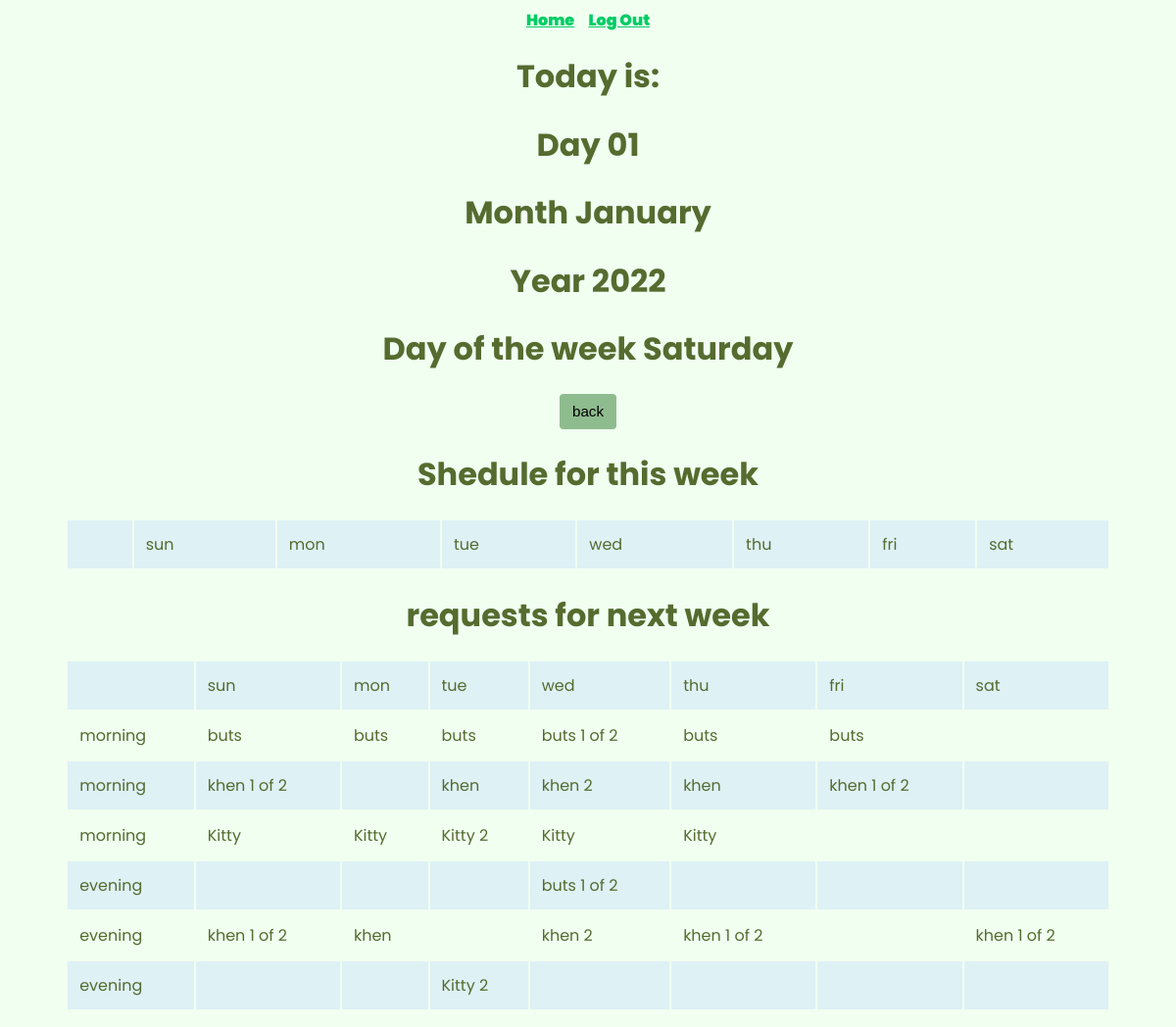
Page / (signed in) on the committed database.
### tables this page shows
CREATE TABLE 'myshifts' ('id' integer PRIMARY KEY NOT NULL, 'employee' integer, 'sun' text, 'mon' text, 'tue' text, 'wed' text, 'thu' text, 'fri' text, 'sat' text, 'exp' text, 'date'  date DEFAULT CURRENT_DATE  );

CREATE TABLE "employees" ('id' integer PRIMARY KEY AUTOINCREMENT NOT NULL, 'name' , 'phone' , 'position' , 'hash' );

### app.py (the view)
@app.route("/", methods=["GET","POST"])
def index():
    if not session:
            return render_template("block.html")
    else:
        if request.method == "POST":
            lock = db.execute("SELECT position FROM employees WHERE id = ?", session["session_id"])
            if lock[0]["position"] == "manager":
                return redirect("/manager_table")
            else:
                return redirect("/worker_table")
        else:
            to_day = datetime.datetime.now()
            bw_day = to_day.strftime("%A")
            sw_day = to_day.strftime("%a")
            nw_day = to_day.strftime("%w")
            day = to_day.strftime("%d")
            month = to_day.strftime("%B")
            year = to_day.strftime("%Y")
            result_mrows = db.execute("SELECT * FROM mschedule ORDER BY id ASC")
            if len(result_mrows) != 1:
                db.execute("DELETE FROM mschedule ")
            result_erows =db.execute("SELECT * FROM eschedule ORDER BY id ASC")
            if len(result_mrows) != 1:
                db.execute("DELETE FROM eschedule ")
            request_rows = db.execute("SELECT  myshifts.sun AS sun, myshifts.mon AS mon, myshifts.tue AS tue, myshifts.wed AS wed, myshifts.thu AS thu, myshifts.fri AS fri, myshifts.sat AS sat, myshifts.exp AS exp, employees.name AS name FROM myshifts INNER JOIN employees ON myshifts.employee = employees.id ")
            return render_template("index.html",  bw_day = bw_day, day = day, month = month, year = year, request_rows = request_rows, result_mrows = result_mrows, result_erows = result_erows)

### templates/index.html (shortened to what this page needs)
{% extends "layout.html" %}
{% block main %}
<H1>Today is: </h1>
<H1>Day {{ day }}</h1>
<H1>Month {{ month }}</h1>
<H1>Year {{ year }}</h1>
<H1>Day of the week {{ bw_day}}</h1>
        <form action="/" method="post">
                <button type="submitt">back</button>
        </form>
        <H1>Shedule for this week<h1>
        <div class="table">
        <table>
                <tr>
                  <td></td><td>sun</td><td>mon</td><td>tue</td><td>wed</td><td>thu</td><td>fri</td><td>sat</td>
                </tr>
        </table>
        </div>
        <H1>requests for next week</h1>
         <div class="table">
        <table>
                <tr>
                  <td></td><td>sun</td><td>mon</td><td>tue</td><td>wed</td><td>thu</td><td>fri</td><td>sat</td>
                </tr>
                {% for row in request_rows %}
                  {% if row["sun"] == "morning" %} {% set msun = row["name"]%}
                  {% elif row["sun"] == "one of two" %} {% set msun = row["name"] + " 1 of 2"%}
                  {% elif row["sun"] == "two of two" %} {% set msun = row["name"] + " 2"%}
                  {% endif%}
                  {% if row["mon"] == "morning" %} {% set mmon = row["name"]%}
                  {% elif row["mon"] == "one of two" %} {% set mmon = row["name"] + " 1 of 2"%}
                  {% elif row["mon"] == "two of two" %} {% set mmon = row["name"] + " 2"%}
                  {% endif%}
                  {% if row["tue"] == "morning" %} {% set mtue = row["name"]%}
                  {% elif row["tue"] == "one of two" %} {% set mtue = row["name"] + " 1 of 2"%}
                  {% elif row["tue"] == "two of two" %} {% set mtue = row["name"] + " 2"%}
                  {% endif%}
                  {% if row["wed"] == "morning" %} {% set mwed = row["name"]%}
                  {% elif row["wed"] == "one of two" %} {% set mwed = row["name"] + " 1 of 2"%}
                  {% elif row["wed"] == "two of two" %} {% set mwed = row["name"] + " 2"%}
                  {% endif%}
                  {% if row["thu"] == "morning" %} {% set mthu = row["name"]%}
                  {% elif row["thu"] == "one of two" %} {% set mthu = row["name"] + " 1 of 2"%}
                  {% elif row["thu"] == "two of two" %} {% set mthu = row["name"] + " 2"%}
                  {% endif%}
                  {% if row["fri"] == "morning" %} {% set mthu = row["name"]%}
                  {% elif row["fri"] == "one of two" %} {% set mmon = row["name"] + " 1 of 2"%}
                  {% elif row["fri"] == "two of two" %} {% set mmon = row["name"] + " 2"%}
                  {% endif%}
                  {% if row["sat"] == "morning" %} {% set mfri = row["name"]%}
                  {% elif row["sat"] == "one of two" %} {% set mfri = row["name"] + " 1 of 2"%}
                  {% elif row["sat"] == "two of two" %} {% set mfri = row["name"] + " 2"%}
                  {% endif%}
                  <tr>
                    <td>morning</td><td>{{ msun }}</td><td>{{ mmon}}</td><td>{{mtue}}</td><td>{{mwed}}</td><td>{{mthu}}</td><td>{{mfri}}</td><td>{{msat}}</td>
                  </tr>
                  {% endfor %}
                {% for row in request_rows %}
                  {% if row["sun"] == "evening" %} {% set esun = row["name"]%}
                  {% elif row["sun"] == "one of two" %} {% set esun = row["name"] + " 1 of 2"%}
                  {% elif row["sun"] == "two of two" %} {% set esun = row["name"] + " 2"%}
                  {% endif%}
                  {% if row["mon"] == "evening" %} {% set emon = row["name"]%}
                  {% elif row["mon"] == "one of two" %} {% set emon = row["name"] + " 1 of 2"%}
                  {% elif row["mon"] == "two of two" %} {% set emon = row["name"] + " 2"%}
                  {% endif%}
                  {% if row["tue"] == "evening" %} {% set etue = row["name"]%}
                  {% elif row["tue"] == "one of two" %} {% set etue = row["name"] + " 1 of 2"%}
                  {% elif row["tue"] == "two of two" %} {% set etue = row["name"] + " 2"%}
                  {% endif%}
                  {% if row["wed"] == "evening" %} {% set ewed = row["name"]%}
                  {% elif row["wed"] == "one of two" %} {% set ewed = row["name"] + " 1 of 2"%}
                  {% elif row["wed"] == "two of two" %} {% set ewed = row["name"] + " 2"%}
                  {% endif%}
                  {% if row["thu"] == "evening" %} {% set ethu = row["name"]%}
                  {% elif row["thu"] == "one of two" %} {% set ethu = row["name"] + " 1 of 2"%}
                  {% elif row["thu"] == "two of two" %} {% set ethu = row["name"] + " 2"%}
                  {% endif%}
                  {% if row["fri"] == "evening" %} {% set efri = row["name"]%}
                  {% elif row["fri"] == "one of two" %} {% set efri = row["name"] + " 1 of 2"%}
                  {% elif row["fri"] == "two of two" %} {% set efri = row["name"] + " 2"%}
                  {% endif%}
                  {% if row["sat"] == "evening" %} {% set esat = row["name"]%}
                  {% elif row["sat"] == "one of two" %} {% set esat = row["name"] + " 1 of 2"%}
                  {% elif row["sat"] == "two of two" %} {% set esat = row["name"] + " 2"%}
                  {% endif%}
                  <tr>
                    <td>evening</td><td>{{ esun }}</td><td>{{emon}}</td><td>{{etue}}</td><td>{{ewed}}</td><td>{{ethu}}</td><td>{{efri}}</td><td>{{esat}}</td>
                  </tr>
                {% endfor %}
        </table>
        </div>
{% endblock %}

### templates/layout.html (shortened to what this page needs)
<HTML>
    <head>
        <link href="/static/styles.css" rel="stylesheet">
    </head>
<body>
   <div class="" id="#">
                {% if session.session_id %}
                   <a class="#" href="/">Home</a>
                    <a class="#" href="/logout">Log Out</a>
                {% endif %}
            </div>
         <main class="container">
            {% block main %}{% endblock %}
        </main>
</body>
</HTML>

### static/styles.css (style rules this page uses)
body { background-color: #F0FFF0; color: #556B2F; text-align: center; font-family: 'Poppins', sans-serif; }
.container { margin-left: auto; margin-right: auto; padding-left: auto; padding-right: auto; text-align: center; width: 90%; }
a { margin:5; color: #00cd66; font-weight: 900; }
button, input[type="submit"] { background-color: #8FBC8F; border: 1px solid transparent; border-radius: 0.25rem; font-size: 0.95rem; font-weight: 400; line-height: 1.5; padding: 0.375rem 0.75rem; text-align: center; transition: color 0.15s ease-in-out, background-color 0.15s ease-in-out, border-color 0.15s ease-in-out, box-shadow 0.15s ease-in-out; vertical-align: middle; }
table { background-color: transparent; margin-bottom: 1rem; width: 100%; }
table th, table td { padding: 0.75rem; vertical-align: middle; }
tbody tr:nth-of-type(odd) { background-color: rgb(179, 208, 255, 0.3) }

### rows in the picture
myshifts: mwed "buts 1 of 2", ewed "buts 1 of 2"
employees: name "buts"
myshifts: msun "khen 1 of 2", mwed "khen 2", mfri "khen 1 of 2", esun "khen 1 of 2", ewed "khen 2", ethu "khen 1 of 2", esat "khen 1 of 2"
employees: name "khen"
myshifts: mtue "Kitty 2", etue "Kitty 2"
employees: name "Kitty"
